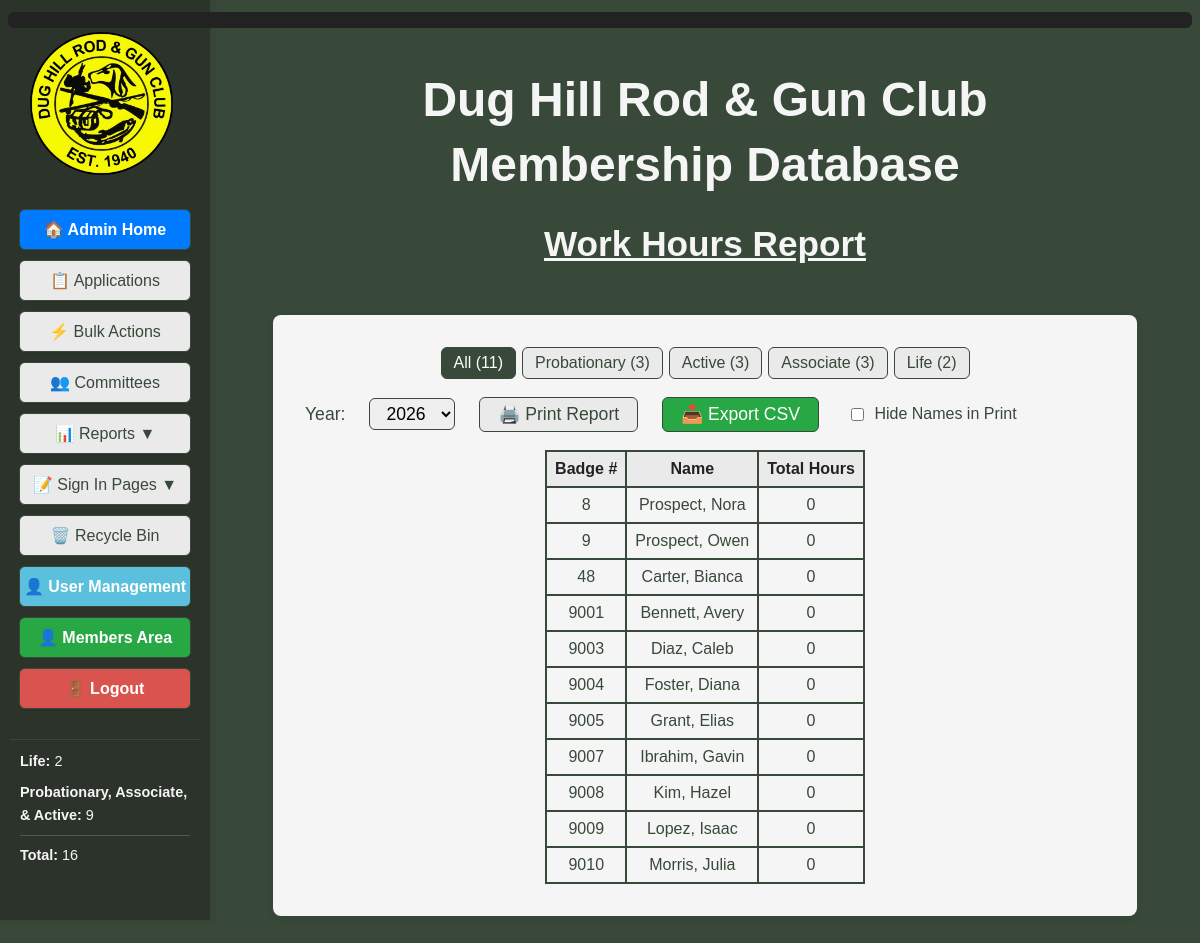
The page /work_hours_report (signed in) on the database its author committed.
### tables this page shows
CREATE TABLE members (
			id INTEGER PRIMARY KEY AUTOINCREMENT,
			badge_number TEXT,
			membership_type TEXT,
			first_name TEXT NOT NULL,
			middle_name TEXT,
			last_name TEXT NOT NULL,
			suffix TEXT,
			nickname TEXT,
			dob TEXT,
			email TEXT,
			email2 TEXT,
			phone TEXT,
			phone2 TEXT,
			address TEXT,
			city TEXT,
			state TEXT,
			zip TEXT,
			join_date TEXT,
			sponsor TEXT,
			card_internal TEXT,
			card_external TEXT,
			deleted INTEGER DEFAULT 0,
			deleted_on TEXT
		, member_notes TEXT, application_submitted TEXT, introduced_date TEXT, background_check_submitted TEXT, background_check_passed TEXT, qualifications TEXT, new_member_orientation_completed INTEGER DEFAULT 0, new_member_orientation_date TEXT);

### DH_DB_Webapp/app.py (the view)
@app.route('/work_hours_report')
@login_required
@admin_required
def work_hours_report():
	year = request.args.get('year')
	membership_type = request.args.get('membership_type', 'all').lower()
	if membership_type not in {'all', 'probationary', 'active', 'associate', 'life'}:
		membership_type = 'all'
	if year:
		start_date = f"{year}-01-01"
		end_date = f"{year}-12-31"
	else:
		now = datetime.datetime.now(TIMEZONE)
		year = str(now.year)
		start_date = f"{year}-01-01"
		end_date = f"{year}-12-31"
	work_hours = database.get_work_hours_report(
		start_date=start_date,
		end_date=end_date,
		membership_type=None if membership_type == 'all' else membership_type,
	)
	member_counts = {'all': 0, 'probationary': 0, 'active': 0, 'associate': 0, 'life': 0}
	for member in database.get_all_members():
		member_type = (member['membership_type'] or '').lower()
		if member_type in member_counts and member_type != 'all':
			member_counts[member_type] += 1
			member_counts['all'] += 1
	years = database.get_work_hours_years()
	if year not in years:
		years.insert(0, year)
	now = datetime.datetime.now(TIMEZONE)
	member_stats = get_member_stats()
	pending_applications = get_pending_application_count()
	return render_template('work_hours_report.html', work_hours=work_hours, years=years, selected_year=year, membership_type=membership_type, member_counts=member_counts, now=now, active_page='work_hours_report', member_stats=member_stats, pending_applications=pending_applications)

### DH_DB_Webapp/templates/work_hours_report.html (shortened to what this page needs)
<!DOCTYPE html>
<html>
<head>
</head>
<body style="background-color:#384839; font-family:Arial, Helvetica, sans-serif;">
        <div style="color:yellow; background:#222; font-size:1.1em; padding:8px 16px; margin:12px 0; border-radius:6px; z-index:9999; position:relative;">
        </div>
    <div style="display:flex; flex-direction:column; align-items:center;">
        <div style="position:fixed; top:0; left:0; height:100vh; width:210px; background-color:#2c332b; display:flex; flex-direction:column; align-items:center; padding-top:120px; z-index:100; box-shadow:2px 0 8px rgba(0,0,0,0.08); overflow-y:auto;">
            <img src="{{ url_for('static', filename='Main_Logo-removebg-preview.png') }}" alt="Main Logo" style="height:143px; margin-top:-88px; margin-left:-8px; margin-bottom:34px;">
            <a href="{{ url_for('admin_dashboard') }}" style="width:170px; display:inline-block; padding:10px 0; margin-bottom:10px; border-radius:6px; border:1px solid #384839; background-color:#007bff; color:#ffffff; text-decoration:none; font-weight:bold; font-size:1em; font-family:Arial, Helvetica, sans-serif; box-shadow:0 1px 2px rgba(0,0,0,0.04); text-align:center;">🏠 Admin Home</a>
            {% if current_user.is_admin_or_bdfl() %}
            <a href="{{ url_for('admin_applications') }}" class="{{ 'active-menu' if active_page == 'admin_applications' else '' }}" style="width:170px; display:inline-block; padding:10px 0; margin-bottom:10px; border-radius:6px; border:1px solid #384839; background-color:#eaeaea; color:#384839; text-decoration:none; font-weight:{{ 'bold' if active_page == 'admin_applications' else 'normal' }}; font-size:1em; font-family:Arial, Helvetica, sans-serif; box-shadow:0 1px 2px rgba(0,0,0,0.04); text-align:center; position:relative;">📋 Applications</a>
            {% endif %}
            <a href="{{ url_for('bulk_actions') }}" class="{{ 'active-menu' if active_page == 'bulk_actions' else '' }}" style="width:170px; display:inline-block; padding:10px 0; margin-bottom:10px; border-radius:6px; border:1px solid #384839; background-color:#eaeaea; color:#384839; text-decoration:none; font-weight:{{ 'bold' if active_page == 'bulk_actions' else 'normal' }}; font-size:1em; font-family:Arial, Helvetica, sans-serif; box-shadow:0 1px 2px rgba(0,0,0,0.04); text-align:center;">⚡ Bulk Actions</a>
            <a href="{{ url_for('committees') }}" class="{{ 'active-menu' if active_page == 'committees' else '' }}" style="width:170px; display:inline-block; padding:10px 0; margin-bottom:10px; border-radius:6px; border:1px solid #384839; background-color:#eaeaea; color:#384839; text-decoration:none; font-weight:{{ 'bold' if active_page == 'committees' else 'normal' }}; font-size:1em; font-family:Arial, Helvetica, sans-serif; box-shadow:0 1px 2px rgba(0,0,0,0.04); text-align:center;">👥 Committees</a>
            <div class="menu-toggle" onclick="toggleSubmenu()" style="width:170px; display:inline-block; padding:10px 0; margin-bottom:10px; border-radius:6px; border:1px solid #384839; background-color:#eaeaea; color:#384839; text-decoration:none; font-weight:normal; font-size:1em; font-family:Arial, Helvetica, sans-serif; box-shadow:0 1px 2px rgba(0,0,0,0.04); text-align:center;">
                📊 Reports <span id="submenu-arrow">▼</span>
            </div>
            <div class="menu-toggle" onclick="toggleSignInSubmenu()" style="width:170px; display:inline-block; padding:10px 0; margin-bottom:10px; border-radius:6px; border:1px solid #384839; background-color:#eaeaea; color:#384839; text-decoration:none; font-weight:normal; font-size:1em; font-family:Arial, Helvetica, sans-serif; box-shadow:0 1px 2px rgba(0,0,0,0.04); text-align:center; cursor:pointer;">
                📝 Sign In Pages <span id="signin-submenu-arrow">▼</span>
            </div>
            <a href="{{ url_for('recycle_bin') }}" class="{{ 'active-menu' if active_page == 'recycle_bin' else '' }}" style="width:170px; display:inline-block; padding:10px 0; margin-bottom:10px; border-radius:6px; border:1px solid #384839; background-color:#eaeaea; color:#384839; text-decoration:none; font-weight:{{ 'bold' if active_page == 'recycle_bin' else 'normal' }}; font-size:1em; font-family:Arial, Helvetica, sans-serif; box-shadow:0 1px 2px rgba(0,0,0,0.04); text-align:center;">🗑️ Recycle Bin</a>
            {% if current_user.is_admin_or_bdfl() %}
            <a href="{{ url_for('admin_users') }}" class="{{ 'active-menu' if active_page == 'admin_users' else '' }}" style="width:170px; display:inline-block; padding:10px 0; margin-bottom:10px; border-radius:6px; border:1px solid #384839; background-color:{{ '#5bc0de' if active_page != 'admin_users' else 'rgb(255,255,0)' }}; color:{{ '#ffffff' if active_page != 'admin_users' else '#000000' }}; text-decoration:none; font-weight:bold; font-size:1em; font-family:Arial, Helvetica, sans-serif; box-shadow:0 1px 2px rgba(0,0,0,0.04); text-align:center; position:relative;">
                <span style="display: flex; align-items: center; width: 100%; justify-content: center; text-align: center;">
                    <span style="display:inline-block; vertical-align:middle;">👤 User Management</span>
                </span>
            </a>
            {% endif %}
            <a href="{{ url_for('member_dashboard') }}" style="width:170px; display:inline-block; padding:10px 0; margin-bottom:10px; border-radius:6px; border:1px solid #384839; background-color:#28a745; color:#ffffff; text-decoration:none; font-weight:bold; font-size:1em; font-family:Arial, Helvetica, sans-serif; box-shadow:0 1px 2px rgba(0,0,0,0.04); text-align:center;">👤 Members Area</a>
            <a href="{{ url_for('logout') }}" style="width:170px; display:inline-block; padding:10px 0; margin-bottom:10px; border-radius:6px; border:1px solid #384839; background-color:#d9534f; color:#ffffff; text-decoration:none; font-weight:bold; font-size:1em; font-family:Arial, Helvetica, sans-serif; box-shadow:0 1px 2px rgba(0,0,0,0.04); text-align:center;">🚪 Logout</a>
            <div style="width:170px; margin-top:20px; padding:10px; border-top:1px solid #384839;">
                <div style="color:#f5f5f5; font-size:0.9em; line-height:1.6; text-align:left;">
                    <div style="margin-bottom:8px;"><strong>Life:</strong> {{ member_stats.life_members }}</div>
                    <div style="margin-bottom:8px;"><strong>Probationary, Associate, & Active:</strong> {{ member_stats.voting_members }}</div>
                    <div style="border-top:1px solid #555; padding-top:8px;"><strong>Total:</strong> {{ member_stats.total_members }}</div>
                </div>
            </div>
        </div>
            </div>
        <div class="main-content" style="flex:1; margin-left:210px; display:flex; flex-direction:column; align-items:center;">
            <div style="display:flex; flex-direction:row; justify-content:center; margin-bottom:20px; width:100%;">
                <div style="text-align:center; width:100%;">
                    <h1 style="margin-bottom:0.2em; color:#f5f5f5; font-size:3em;">Dug Hill Rod & Gun Club</h1>
                    <h1 style="margin-top:0.2em; color:#f5f5f5; font-size:3em;">Membership Database</h1>
                    <h2 style="font-size:2.2em; margin-bottom:0.2em; margin-top:0; text-align:center; color:#f5f5f5; font-family:Arial, Helvetica, sans-serif; font-weight:bold; text-decoration:underline;">Work Hours Report</h2>
                </div>
            </div>
            <div style="background-color:#f5f5f5; border-radius:8px; padding:32px; min-width:400px; min-height:200px; box-shadow:0 2px 8px rgba(0,0,0,0.08); margin-bottom:40px; margin-top:24px; width:100%; max-width:800px;">
                <div role="group" aria-label="Membership type filter" style="display:flex; justify-content:center; flex-wrap:wrap; gap:6px; margin-bottom:18px;">
                    <a href="{{ url_for('work_hours_report', year=selected_year, membership_type='all') }}" style="padding:6px 12px; border:1px solid #384839; border-radius:6px; background-color:{{ '#384839' if membership_type == 'all' else '#eaeaea' }}; color:{{ '#fff' if membership_type == 'all' else '#384839' }}; text-decoration:none;">All ({{ member_counts['all'] }})</a>
                    <a href="{{ url_for('work_hours_report', year=selected_year, membership_type='probationary') }}" style="padding:6px 12px; border:1px solid #384839; border-radius:6px; background-color:{{ '#384839' if membership_type == 'probationary' else '#eaeaea' }}; color:{{ '#fff' if membership_type == 'probationary' else '#384839' }}; text-decoration:none;">Probationary ({{ member_counts['probationary'] }})</a>
                    <a href="{{ url_for('work_hours_report', year=selected_year, membership_type='active') }}" style="padding:6px 12px; border:1px solid #384839; border-radius:6px; background-color:{{ '#384839' if membership_type == 'active' else '#eaeaea' }}; color:{{ '#fff' if membership_type == 'active' else '#384839' }}; text-decoration:none;">Active ({{ member_counts['active'] }})</a>
                    <a href="{{ url_for('work_hours_report', year=selected_year, membership_type='associate') }}" style="padding:6px 12px; border:1px solid #384839; border-radius:6px; background-color:{{ '#384839' if membership_type == 'associate' else '#eaeaea' }}; color:{{ '#fff' if membership_type == 'associate' else '#384839' }}; text-decoration:none;">Associate ({{ member_counts['associate'] }})</a>
                    <a href="{{ url_for('work_hours_report', year=selected_year, membership_type='life') }}" style="padding:6px 12px; border:1px solid #384839; border-radius:6px; background-color:{{ '#384839' if membership_type == 'life' else '#eaeaea' }}; color:{{ '#fff' if membership_type == 'life' else '#384839' }}; text-decoration:none;">Life ({{ member_counts['life'] }})</a>
                </div>
                <form method="get" action="{{ url_for('work_hours_report') }}" style="margin-bottom:18px; display:inline-flex; align-items:center; gap:16px;">
                    <label for="year" style="font-size:1.1em; color:#384839; margin-right:8px;">Year:</label>
                    <select name="year" id="year" onchange="this.form.submit()" style="font-size:1.1em; padding:4px 12px; border-radius:6px; border:1px solid #384839;">
                        {% for y in years %}
                        {% if y != 'All' and y != 'all' %}
                        <option value="{{ y }}" {% if selected_year == y %}selected{% endif %}>{{ y }}</option>
                        {% endif %}
                        {% endfor %}
                    </select>
                    <button type="button" class="print-btn" onclick="printReport()" style="padding:6px 18px; font-size:1.1em; border-radius:6px; border:1px solid #384839; background-color:#eaeaea; color:#384839; cursor:pointer; margin-left:8px;">🖨️ Print Report</button>
                    <button type="button" class="print-btn" onclick="window.location.href='{{ url_for('work_hours_export_csv', year=selected_year, membership_type=membership_type) }}'" style="padding:6px 18px; font-size:1.1em; border-radius:6px; border:1px solid #384839; background-color:#28a745; color:#fff; cursor:pointer; margin-left:8px;">📥 Export CSV</button>
                    <label class="hide-names-label" style="font-size:1em; color:#384839; margin-left:12px;">
                        <input type="checkbox" id="hideNamesPrint" style="margin-right:6px; vertical-align:middle;" onclick="toggleHideNames()"> Hide Names in Print
                    </label>
                </form>
                <div style="display: flex; justify-content: center; align-items: center; width: 100%;">
                    <table id="workHoursTable" class="print-table" style="width:auto; max-width:700px; border-collapse:collapse; margin-left:auto; margin-right:auto;">
                        <thead>
                        <tr style="background:#eaeaea; color:#222;">
                            <th id="th0" style="padding:8px; border:2px solid #384839; cursor:pointer; text-align:center;" onclick="sortTable(0)">Badge # </th>
                            <th id="th1" class="name-col" style="padding:8px; border:2px solid #384839; cursor:pointer;" onclick="sortTable(1)">Name </th>
                            <th id="th2" style="padding:8px; border:2px solid #384839; cursor:pointer; text-align:center;" onclick="sortTable(2)">Total Hours </th>
                        </tr>
                        </thead>
                        <tbody id="workHoursBody">
                        {% for wh in work_hours %}
                        <tr data-member-id="{{ wh[4] }}" style="cursor:pointer;" onclick="window.location='{{ url_for('member_details', member_id=wh[4]) }}?tab=work_hours'">
                            <td style="padding:8px; border:2px solid #384839; text-align:center; color:#384839;">{{ wh[0] }}</td>
                            <td class="name-col" style="padding:8px; border:2px solid #384839; color:#384839;">{{ wh[2] }}, {{ wh[1] }}</td>
                            <td style="padding:8px; border:2px solid #384839; text-align:center; color:#384839;">{{ wh[3] }}</td>
                        </tr>
                        {% endfor %}
                        </tbody>
                    </table>
                </div>
            </div>
        </div>
</body>
</html>

### rows shown on the page
members: badge_number "8", last_name "Prospect", first_name "Nora", wh "0"
members: badge_number "9", last_name "Prospect", first_name "Owen", wh "0"
members: badge_number "48", last_name "Carter", first_name "Bianca", wh "0"
members: badge_number "9001", last_name "Bennett", first_name "Avery", wh "0"
members: badge_number "9003", last_name "Diaz", first_name "Caleb", wh "0"
members: badge_number "9004", last_name "Foster", first_name "Diana", wh "0"
members: badge_number "9005", last_name "Grant", first_name "Elias", wh "0"
members: badge_number "9007", last_name "Ibrahim", first_name "Gavin", wh "0"
members: badge_number "9008", last_name "Kim", first_name "Hazel", wh "0"
members: badge_number "9009", last_name "Lopez", first_name "Isaac", wh "0"
members: badge_number "9010", last_name "Morris", first_name "Julia", wh "0"

### other values the page prints
{{ member_stats.life_members }} "2"
{{ member_stats.voting_members }} "9"
{{ member_stats.total_members }} "16"
{{ member_counts['all'] }} "11"
{{ member_counts['probationary'] }} "3"
{{ member_counts['active'] }} "3"
{{ member_counts['associate'] }} "3"
{{ member_counts['life'] }} "2"
form field year "2026"
